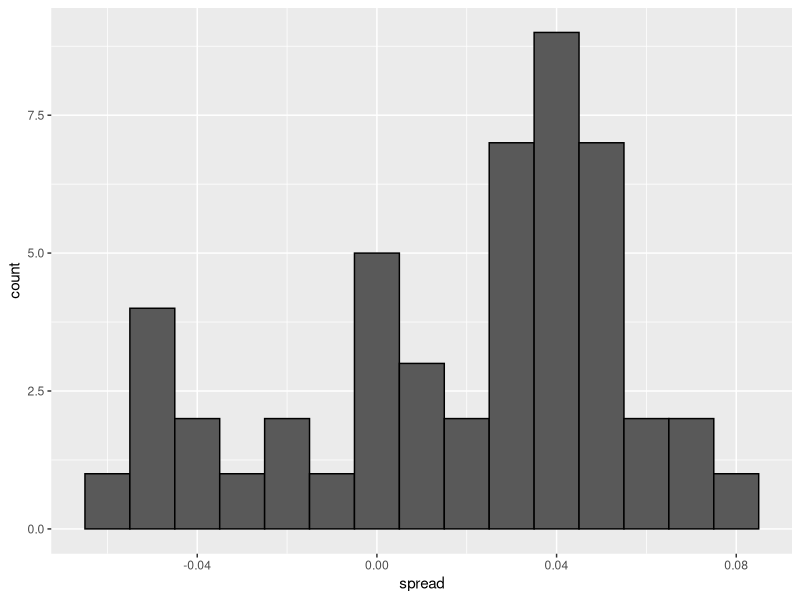
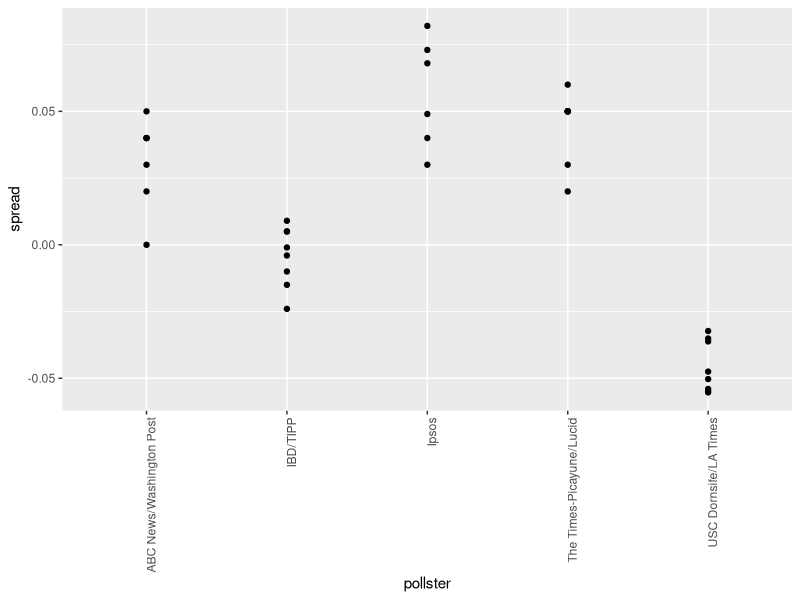
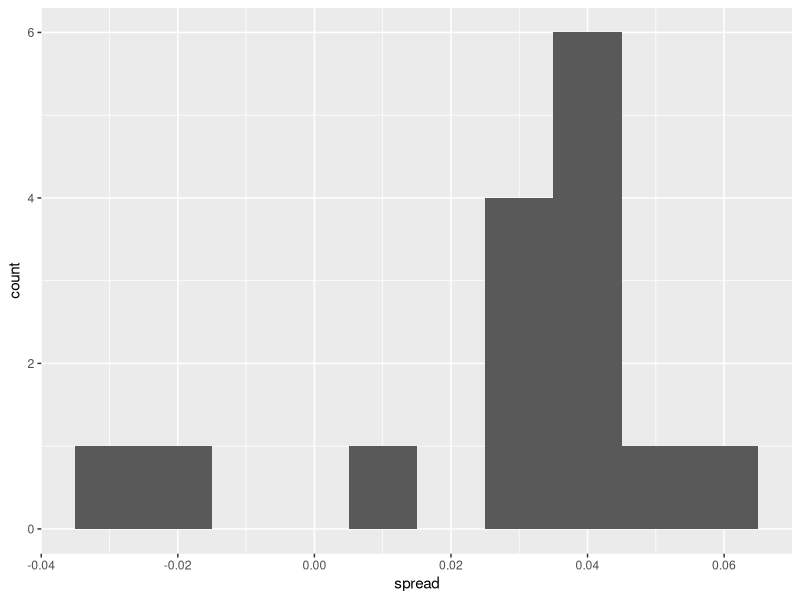
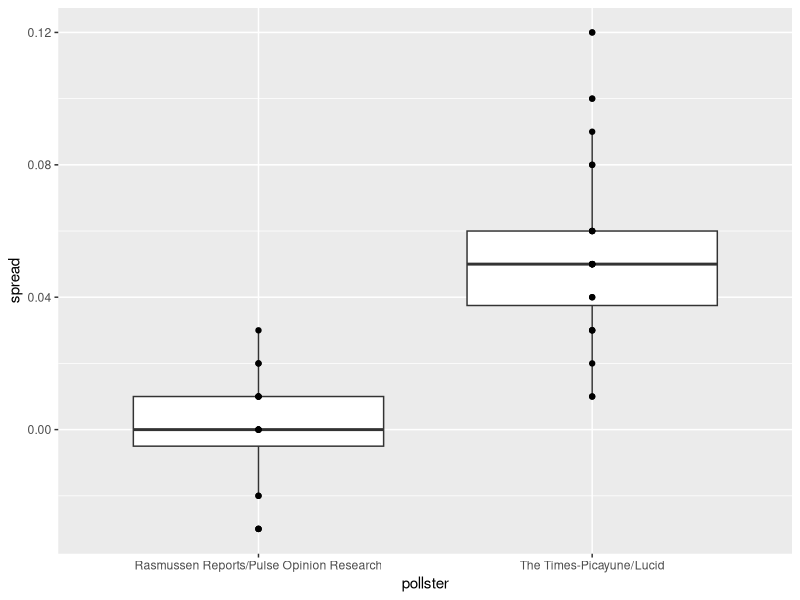

The R script that drew these images, in order:
## ---- chunk 1
library(tidyverse)
## ---- chunk 2
d <- 0.039
Ns <- c(1298, 533, 1342, 897, 774, 254, 812, 324, 1291, 1056, 2172, 516)
p <- (d+1)/2

# calculate confidence intervals of the spread
confidence_intervals <- sapply(Ns, function(N){
    X <- sample(c(0,1), size=N, replace=TRUE, prob = c(1-p, p))
    X_hat <- mean(X)
    SE_hat <- sqrt(X_hat*(1-X_hat)/N)
    2*c(X_hat, X_hat - 2*SE_hat, X_hat + 2*SE_hat) - 1
})

# generate a data frame storing results
polls <- data.frame(poll = 1:ncol(confidence_intervals),
                    t(confidence_intervals), sample_size = Ns)
names(polls) <- c("poll", "estimate", "low", "high", "sample_size")
polls
## ---- chunk 3
d_hat <- polls %>%
    summarize(avg = sum(estimate*sample_size) / sum(sample_size)) %>%
    pull(avg)

p_hat <- (1+d_hat)/2
moe <- 2*1.96*sqrt(p_hat*(1-p_hat)/sum(polls$sample_size))   
round(d_hat*100,1)
round(moe*100, 1)
## ---- chunk 4
library(dslabs)
data(polls_us_election_2016)
names(polls_us_election_2016)

# keep only national polls from week before election with a grade considered reliable
polls <- polls_us_election_2016 %>%
    filter(state == "U.S." & enddate >= "2016-10-31" &
               (grade %in% c("A+", "A", "A-", "B+") | is.na(grade)))

# add spread estimate
polls <- polls %>%
    mutate(spread = rawpoll_clinton/100 - rawpoll_trump/100)

# compute estimated spread for combined polls
d_hat <- polls %>%
    summarize(d_hat = sum(spread * samplesize) / sum(samplesize)) %>%
    .$d_hat

# compute margin of error
p_hat <- (d_hat+1)/2
moe <- 1.96 * 2 * sqrt(p_hat*(1-p_hat)/sum(polls$samplesize))

# histogram of the spread
polls %>%
    ggplot(aes(spread)) +
    geom_histogram(color="black", binwidth = .01)
## ---- chunk 5
# number of polls per pollster in week before election
polls %>% group_by(pollster) %>% summarize(n())
# plot results by pollsters with at least 6 polls
polls %>% group_by(pollster) %>%
    filter(n() >= 6) %>%
    ggplot(aes(pollster, spread)) +
    geom_point() +
    theme(axis.text.x = element_text(angle = 90, hjust = 1))
# standard errors within each pollster
polls %>% group_by(pollster) %>%
    filter(n() >= 6) %>%
    summarize(se = 2 * sqrt(p_hat * (1-p_hat) / median(samplesize)))
## ---- chunk 6
# collect last result before the election for each pollster
one_poll_per_pollster <- polls %>% group_by(pollster) %>%
    filter(enddate == max(enddate)) %>%      # keep latest poll
    ungroup()

# histogram of spread estimates
one_poll_per_pollster %>%
    ggplot(aes(spread)) + geom_histogram(binwidth = 0.01)

# construct 95% confidence interval
results <- one_poll_per_pollster %>%
    summarize(avg = mean(spread), se = sd(spread)/sqrt(length(spread))) %>%
    mutate(start = avg - 1.96*se, end = avg + 1.96*se)
round(results*100, 1)
## ---- chunk 7
# Load the 'dslabs' package and data contained in 'heights'
library(dslabs)
data(heights)

# Make a vector of heights from all males in the population
x <- heights %>% filter(sex == "Male") %>%
  .$height

# Calculate the population average. Print this value to the console.
mean(x)

# Calculate the population standard deviation. Print this value to the console.
sd(x)
## ---- chunk 8
# The vector of all male heights in our population `x` has already been loaded for you. You can examine the first six elements using `head`.
head(x)

# Use the `set.seed` function to make sure your answer matches the expected result after random sampling
set.seed(1)

# Define `N` as the number of people measured
N <- 50

# Define `X` as a random sample from our population `x`
X <- sample(x, N, replace=TRUE)

# Calculate the sample average. Print this value to the console.
mean(X)

# Calculate the sample standard deviation. Print this value to the console.
sd(X)
## ---- chunk 9
# The vector of all male heights in our population `x` has already been loaded for you. You can examine the first six elements using `head`.
head(x)

# Use the `set.seed` function to make sure your answer matches the expected result after random sampling
set.seed(1)

# Define `N` as the number of people measured
N <- 50

# Define `X` as a random sample from our population `x`
X <- sample(x, N, replace = TRUE)

# Define `se` as the standard error of the estimate. Print this value to the console.
se <- sd(X) / sqrt(N)
se

# Construct a 95% confidence interval for the population average based on our sample. Save the lower and then the upper confidence interval to a variable called `ci`.
ci <- mean(X) + c(-qnorm(0.975), qnorm(0.975)) * se
ci
## ---- chunk 10
# Define `mu` as the population average
mu <- mean(x)

# Use the `set.seed` function to make sure your answer matches the expected result after random sampling
set.seed(1)

# Define `N` as the number of people measured
N <- 50

# Define `B` as the number of times to run the model
B <- 10000

# Define an object `res` that contains a logical vector for simulated intervals that contain mu
res <- replicate(B, {
  X <- sample(x, N, replace = TRUE)
  se <- sd(X) / sqrt(N)
  interval <- mean(X) + c(-qnorm(0.975), qnorm(0.975)) * se
  between(mu, interval[1], interval[2])
})

# Calculate the proportion of results in `res` that include mu. Print this value to the console.
mean(res)
## ---- chunk 11
# Load the libraries and data you need for the following exercises
library(dslabs)
library(dplyr)
library(ggplot2)
data("polls_us_election_2016")

# These lines of code filter for the polls we want and calculate the spreads
polls <- polls_us_election_2016 %>% 
  filter(pollster %in% c("Rasmussen Reports/Pulse Opinion Research","The Times-Picayune/Lucid") &
           enddate >= "2016-10-15" &
           state == "U.S.") %>% 
  mutate(spread = rawpoll_clinton/100 - rawpoll_trump/100) 

# Make a boxplot with points of the spread for each pollster
polls %>%
  ggplot(aes(pollster, spread)) +
  geom_boxplot() +
  geom_point()
## ---- chunk 12
# The `polls` data have already been loaded for you. Use the `head` function to examine them.
head(polls)

# Create an object called `sigma` that contains a column for `pollster` and a column for `s`, the standard deviation of the spread
sigma <- polls %>%
  group_by(pollster) %>%
  summarize(s=sd(spread))

# Print the contents of sigma to the console
sigma
## ---- chunk 13
# The `polls` data have already been loaded for you. Use the `head` function to examine them.
head(polls)

# Create an object called `res` that summarizes the average, standard deviation, and number of polls for the two pollsters.
res <- polls %>%
  group_by(pollster) %>%
  summarize(mu=mean(spread), s=sd(spread), N=n())
res

# Store the difference between the larger average and the smaller in a variable called `estimate`. Print this value to the console.
estimate <- abs(res$mu[2] - res$mu[1])
estimate


# Store the standard error of the estimates as a variable called `se_hat`. Print this value to the console.
se_hat <- sqrt(res$s[1]^2/res$N[1] + res$s[2]^2/res$N[2])
se_hat


# Calculate the 95% confidence interval of the spreads. Save the lower and then the upper confidence interval to a variable called `ci`.
ci <- estimate + c(-qnorm(.975), qnorm(.975)) * se_hat
ci
## ---- chunk 14
# We made an object `res` to summarize the average, standard deviation, and number of polls for the two pollsters.
res <- polls %>% group_by(pollster) %>% 
  summarize(avg = mean(spread), s = sd(spread), N = n()) 

# The variables `estimate` and `se_hat` contain the spread estimates and standard error, respectively.
estimate <- res$avg[2] - res$avg[1]
se_hat <- sqrt(res$s[2]^2/res$N[2] + res$s[1]^2/res$N[1])

# Calculate the p-value
2*(1- pnorm(estimate / se_hat))
## ---- chunk 15
# Execute the following lines of code to filter the polling data and calculate the spread
polls <- polls_us_election_2016 %>% 
  filter(enddate >= "2016-10-15" &
           state == "U.S.") %>%
  group_by(pollster) %>%
  filter(n() >= 5) %>% 
  mutate(spread = rawpoll_clinton/100 - rawpoll_trump/100) %>%
  ungroup()

# Create an object called `var` that contains columns for the pollster, mean spread, and standard deviation. Print the contents of this object to the console.
var <- polls %>%
  group_by(pollster) %>%
  summarize(avg = mean(spread), s = sd(spread))
var
